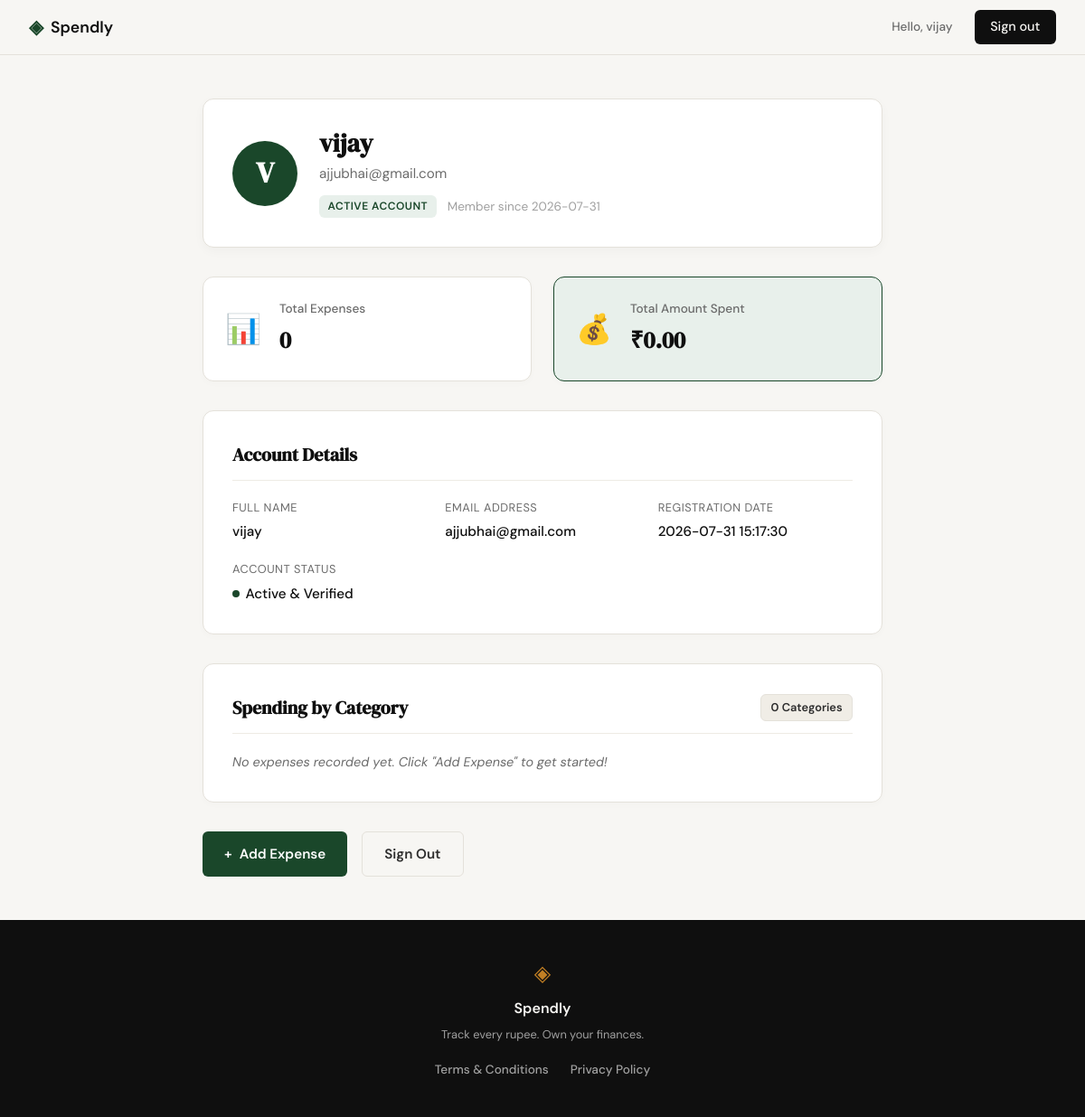
/profile (signed in), run on an earlier commit of the app's database.
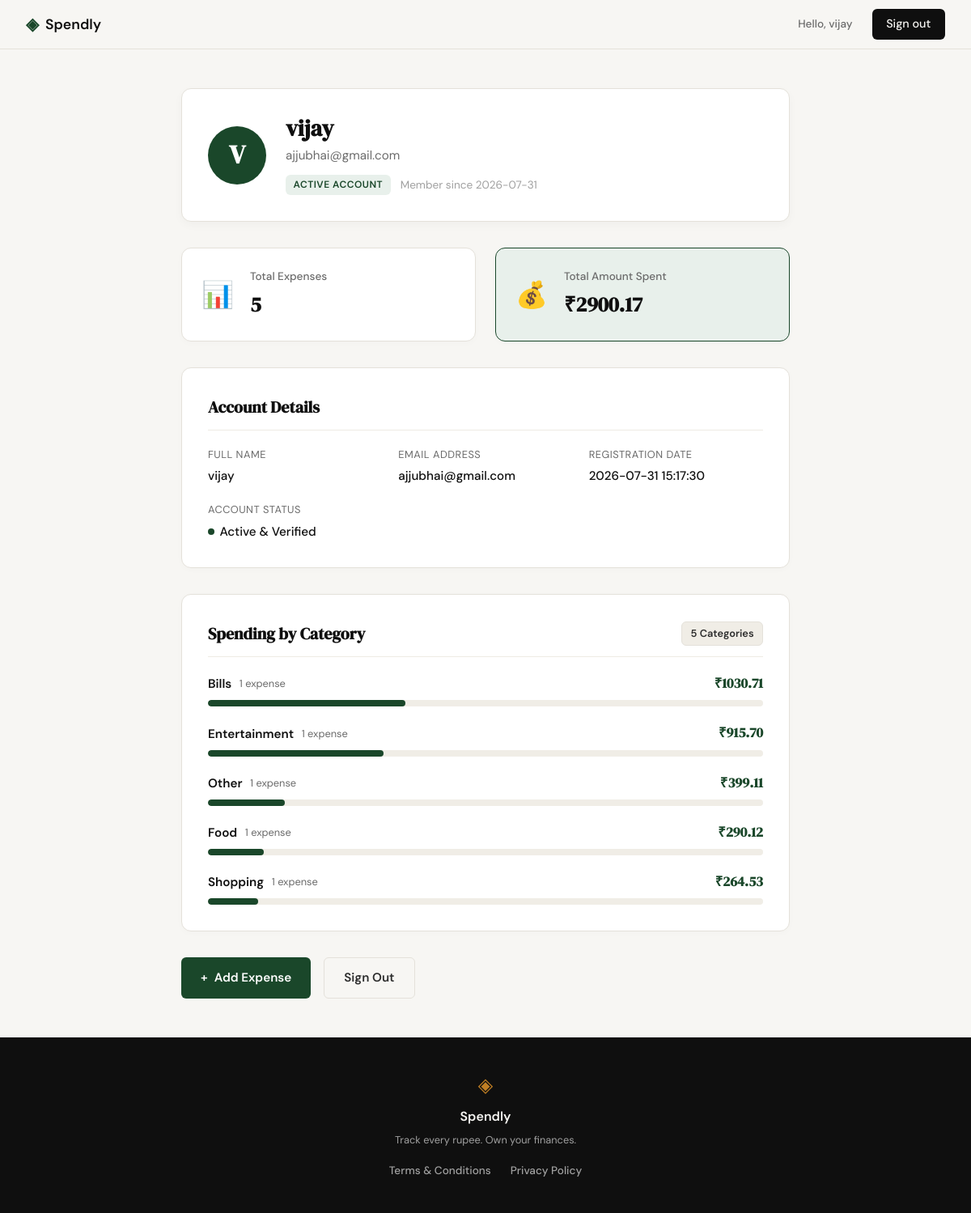
And on a later commit of the database.
### tables this page shows
CREATE TABLE users (
            id INTEGER PRIMARY KEY AUTOINCREMENT,
            name TEXT NOT NULL,
            email TEXT UNIQUE NOT NULL,
            password_hash TEXT NOT NULL,
            created_at TEXT DEFAULT (datetime('now'))
        );

CREATE TABLE expenses (
            id INTEGER PRIMARY KEY AUTOINCREMENT,
            user_id INTEGER NOT NULL,
            amount REAL NOT NULL,
            category TEXT NOT NULL,
            date TEXT NOT NULL,
            description TEXT,
            created_at TEXT DEFAULT (datetime('now')),
            FOREIGN KEY (user_id) REFERENCES users(id) ON DELETE CASCADE
        );

### app.py (the view)
@app.route("/profile")
def profile():
    user_id = session.get("user_id")
    if not user_id:
        flash("Please log in to access your profile.", "warning")
        return redirect(url_for("login"))
    user = get_user_by_id(user_id)
    if not user:
        session.clear()
        flash("User account not found. Please log in again.", "warning")
        return redirect(url_for("login"))
    stats = get_user_profile_stats(user_id)
    category_expenses = get_user_category_expenses(user_id)
    return render_template(
        "profile.html",
        user=user,
        stats=stats,
        category_expenses=category_expenses,
    )

### database/db.py (called while the page is built)
def get_db():
    conn = sqlite3.connect(DB_PATH)
    conn.row_factory = sqlite3.Row
    conn.execute("PRAGMA foreign_keys = ON;")
    return conn

def get_user_by_id(user_id):
    conn = get_db()
    cursor = conn.cursor()
    cursor.execute("SELECT id, name, email, created_at FROM users WHERE id = ?;", (user_id,))
    user = cursor.fetchone()
    conn.close()
    return user

def get_user_profile_stats(user_id):
    conn = get_db()
    cursor = conn.cursor()
    cursor.execute(
        """
        SELECT
            COUNT(*) as total_count,
            COALESCE(SUM(amount), 0.0) as total_spent
        FROM expenses
        WHERE user_id = ?;
        """,
        (user_id,),
    )
    stats = cursor.fetchone()
    conn.close()
    return stats

def get_user_category_expenses(user_id):
    conn = get_db()
    cursor = conn.cursor()
    cursor.execute(
        """
        SELECT
            category,
            COUNT(*) as item_count,
            COALESCE(SUM(amount), 0.0) as category_total
        FROM expenses
        WHERE user_id = ?
        GROUP BY category
        ORDER BY category_total DESC;
        """,
        (user_id,),
    )
    categories = cursor.fetchall()
    conn.close()
    return categories

### templates/profile.html (shortened to what this page needs)
{% extends "base.html" %}
{% block content %}
<section class="profile-section">
    <div class="profile-container">
        <div class="profile-header-card">
            <div class="profile-avatar">
                <span>{{ user['name'][0].upper() if user['name'] else 'U' }}</span>
            </div>
            <div class="profile-identity">
                <h1 class="profile-name">{{ user['name'] }}</h1>
                <p class="profile-email">{{ user['email'] }}</p>
                <div class="profile-meta">
                    <span class="badge-status">Active Account</span>
                    <span class="profile-joined">Member since {{ user['created_at'].split(' ')[0] if user['created_at'] else 'Recently' }}</span>
                </div>
            </div>
        </div>
        <div class="profile-stats-grid">
            <div class="stat-card">
                <div class="stat-icon">📊</div>
                <div class="stat-details">
                    <span class="stat-label">Total Expenses</span>
                    <span class="stat-value">{{ stats['total_count'] }}</span>
                </div>
            </div>
            <div class="stat-card accent-card">
                <div class="stat-icon">💰</div>
                <div class="stat-details">
                    <span class="stat-label">Total Amount Spent</span>
                    <span class="stat-value">₹{{ "%.2f"|format(stats['total_spent']) }}</span>
                </div>
            </div>
        </div>
        <div class="profile-details-card">
            <h2 class="section-title">Account Details</h2>
            <dl class="details-list">
                <div class="detail-item">
                    <dt>Full Name</dt>
                    <dd>{{ user['name'] }}</dd>
                </div>
                <div class="detail-item">
                    <dt>Email Address</dt>
                    <dd>{{ user['email'] }}</dd>
                </div>
                <div class="detail-item">
                    <dt>Registration Date</dt>
                    <dd>{{ user['created_at'] }}</dd>
                </div>
                <div class="detail-item">
                    <dt>Account Status</dt>
                    <dd><span class="status-dot"></span> Active &amp; Verified</dd>
                </div>
            </dl>
        </div>
        <div class="profile-details-card">
            <div class="card-header-flex">
                <h2 class="section-title">Spending by Category</h2>
                <span class="category-count-badge">{{ category_expenses|length }} {{ 'Category' if category_expenses|length == 1 else 'Categories' }}</span>
            </div>
            {% if category_expenses %}
            <div class="category-list">
                {% for cat in category_expenses %}
                {% set pct = (cat['category_total'] / stats['total_spent'] * 100) if stats['total_spent'] > 0 else 0 %}
                <div class="category-item">
                    <div class="category-info">
                        <div class="category-title-group">
                            <span class="category-name">{{ cat['category'] }}</span>
                            <span class="category-items-count">{{ cat['item_count'] }} {{ 'expense' if cat['item_count'] == 1 else 'expenses' }}</span>
                        </div>
                        <div class="category-amount">₹{{ "%.2f"|format(cat['category_total']) }}</div>
                    </div>
                    <div class="progress-bar-bg">
                        <div class="progress-bar-fill" style="width: {{ '%.1f'|format(pct) }}%;"></div>
                    </div>
                </div>
                {% endfor %}
            </div>
            {% else %}
            <p class="empty-category-text">No expenses recorded yet. Click "Add Expense" to get started!</p>
            {% endif %}
        </div>
        <div class="profile-actions">
            <a href="{{ url_for('add_expense') }}" class="btn-action primary">
                <span>+</span> Add Expense
            </a>
            <a href="{{ url_for('logout') }}" class="btn-action secondary">
                Sign Out
            </a>
        </div>
    </div>
</section>
{% endblock %}

### templates/base.html (shortened to what this page needs)
<!DOCTYPE html>
<html lang="en">
<head>
    <link rel="stylesheet" href="{{ url_for('static', filename='css/style.css') }}">
</head>
<body>
    <nav class="navbar">
        <div class="nav-inner">
            <a href="{{ url_for('landing') }}" class="nav-brand">
                <span class="brand-icon">◈</span>
                <span class="brand-name">Spendly</span>
            </a>
            <div class="nav-links">
                {% if session.get('user_id') %}
                    <span class="nav-user">Hello, {{ session.get('user_name') }}</span>
                    <a href="{{ url_for('logout') }}" class="nav-cta">Sign out</a>
                {% else %}
                    <a href="{{ url_for('login') }}">Sign in</a>
                    <a href="{{ url_for('register') }}" class="nav-cta">Get started</a>
                {% endif %}
            </div>
        </div>
    </nav>
    <main class="main-content">
        {% block content %}{% endblock %}
    </main>
    <footer class="footer">
        <div class="footer-inner">
            <span class="brand-icon">◈</span>
            <span class="footer-name">Spendly</span>
            <p class="footer-copy">Track every rupee. Own your finances.</p>
            <nav aria-label="Footer Navigation" class="footer-nav">
                <ul class="footer-links">
                    <li><a href="/terms">Terms &amp; Conditions</a></li>
                    <li><a href="/privacy">Privacy Policy</a></li>
                </ul>
            </nav>
        </div>
    </footer>
</body>
</html>

What changed in the data, as far as the page shows it:
added expenses: category "Bills", item_count "1", item_count "expense", category_total "1030.71", {{ '%.1f'|format(pct) }} 35.5 (drawn)
added expenses: category "Entertainment", item_count "1", item_count "expense", category_total "915.70", {{ '%.1f'|format(pct) }} 31.6 (drawn)
added expenses: category "Other", item_count "1", item_count "expense", category_total "399.11", {{ '%.1f'|format(pct) }} 13.8 (drawn)
added expenses: category "Food", item_count "1", item_count "expense", category_total "290.12", {{ '%.1f'|format(pct) }} 10.0 (drawn)
added expenses: category "Shopping", item_count "1", item_count "expense", category_total "264.53", {{ '%.1f'|format(pct) }} 9.1 (drawn)
Also different on the page:
{{ stats['total_count'] }}: "0" → "5"
{{ "%.2f"|format(stats['total_spent']) }}: "0.00" → "2900.17"
{{ category_expenses|length }}: "0" → "5"
text no longer shown: "No expenses recorded yet. Click \"Add Expense\" to get started!"
